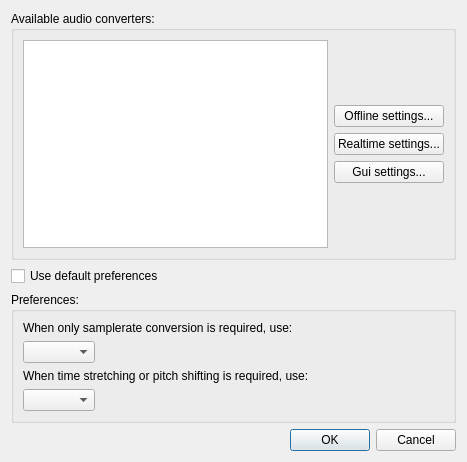
<?xml version="1.0" encoding="UTF-8"?>
<ui version="4.0">
 <class>AudioConverterSettingsBase</class>
 <widget class="QDialog" name="AudioConverterSettingsBase">
  <property name="geometry">
   <rect>
    <x>0</x>
    <y>0</y>
    <width>467</width>
    <height>462</height>
   </rect>
  </property>
  <property name="windowTitle">
   <string>Audio Converter Settings</string>
  </property>
  <layout class="QVBoxLayout" name="verticalLayout_2">
   <item>
    <widget class="QGroupBox" name="groupBox">
     <property name="title">
      <string>Available audio converters:</string>
     </property>
     <layout class="QVBoxLayout" name="verticalLayout_3">
      <item>
       <layout class="QHBoxLayout" name="horizontalLayout_5">
        <item>
         <widget class="QListWidget" name="converterList"/>
        </item>
        <item>
         <layout class="QVBoxLayout" name="verticalLayout">
          <item>
           <spacer name="verticalSpacer_2">
            <property name="orientation">
             <enum>Qt::Vertical</enum>
            </property>
            <property name="sizeHint" stdset="0">
             <size>
              <width>20</width>
              <height>40</height>
             </size>
            </property>
           </spacer>
          </item>
          <item>
           <layout class="QHBoxLayout" name="horizontalLayout_4">
            <item>
             <widget class="QPushButton" name="offlineSettingsButton">
              <property name="text">
               <string>Offline settings...</string>
              </property>
             </widget>
            </item>
           </layout>
          </item>
          <item>
           <layout class="QHBoxLayout" name="horizontalLayout_3">
            <item>
             <widget class="QPushButton" name="realtimeSettingsButton">
              <property name="text">
               <string>Realtime settings...</string>
              </property>
             </widget>
            </item>
           </layout>
          </item>
          <item>
           <layout class="QHBoxLayout" name="horizontalLayout_2">
            <item>
             <widget class="QPushButton" name="guiSettingsButton">
              <property name="text">
               <string>Gui settings...</string>
              </property>
             </widget>
            </item>
           </layout>
          </item>
          <item>
           <spacer name="verticalSpacer">
            <property name="orientation">
             <enum>Qt::Vertical</enum>
            </property>
            <property name="sizeHint" stdset="0">
             <size>
              <width>20</width>
              <height>40</height>
             </size>
            </property>
           </spacer>
          </item>
         </layout>
        </item>
       </layout>
      </item>
     </layout>
    </widget>
   </item>
   <item>
    <widget class="QCheckBox" name="useDefaultPreferences">
     <property name="text">
      <string>Use default preferences</string>
     </property>
    </widget>
   </item>
   <item>
    <widget class="QGroupBox" name="preferencesGroup">
     <property name="title">
      <string>Preferences:</string>
     </property>
     <layout class="QVBoxLayout" name="verticalLayout_4">
      <item>
       <widget class="QLabel" name="label">
        <property name="sizePolicy">
         <sizepolicy hsizetype="Preferred" vsizetype="Fixed">
          <horstretch>0</horstretch>
          <verstretch>0</verstretch>
         </sizepolicy>
        </property>
        <property name="text">
         <string>When only samplerate conversion is required, use:</string>
        </property>
        <property name="wordWrap">
         <bool>true</bool>
        </property>
       </widget>
      </item>
      <item>
       <layout class="QHBoxLayout" name="horizontalLayout_7">
        <item>
         <widget class="QComboBox" name="sampleratePreferenceComboBox"/>
        </item>
        <item>
         <spacer name="horizontalSpacer_5">
          <property name="orientation">
           <enum>Qt::Horizontal</enum>
          </property>
          <property name="sizeHint" stdset="0">
           <size>
            <width>40</width>
            <height>20</height>
           </size>
          </property>
         </spacer>
        </item>
       </layout>
      </item>
      <item>
       <widget class="QLabel" name="label_2">
        <property name="sizePolicy">
         <sizepolicy hsizetype="Preferred" vsizetype="Fixed">
          <horstretch>0</horstretch>
          <verstretch>0</verstretch>
         </sizepolicy>
        </property>
        <property name="text">
         <string>When time stretching or pitch shifting is required, use:</string>
        </property>
        <property name="wordWrap">
         <bool>true</bool>
        </property>
       </widget>
      </item>
      <item>
       <layout class="QHBoxLayout" name="horizontalLayout_6">
        <item>
         <widget class="QComboBox" name="shiftingPreferenceComboBox"/>
        </item>
        <item>
         <spacer name="horizontalSpacer_6">
          <property name="orientation">
           <enum>Qt::Horizontal</enum>
          </property>
          <property name="sizeHint" stdset="0">
           <size>
            <width>40</width>
            <height>20</height>
           </size>
          </property>
         </spacer>
        </item>
       </layout>
      </item>
     </layout>
    </widget>
   </item>
   <item>
    <layout class="QHBoxLayout" name="horizontalLayout">
     <item>
      <spacer name="horizontalSpacer">
       <property name="orientation">
        <enum>Qt::Horizontal</enum>
       </property>
       <property name="sizeHint" stdset="0">
        <size>
         <width>40</width>
         <height>20</height>
        </size>
       </property>
      </spacer>
     </item>
     <item>
      <widget class="QPushButton" name="OKButton">
       <property name="sizePolicy">
        <sizepolicy hsizetype="Minimum" vsizetype="Fixed">
         <horstretch>0</horstretch>
         <verstretch>0</verstretch>
        </sizepolicy>
       </property>
       <property name="text">
        <string>OK</string>
       </property>
       <property name="default">
        <bool>true</bool>
       </property>
      </widget>
     </item>
     <item>
      <widget class="QPushButton" name="cancelButton">
       <property name="text">
        <string>Cancel</string>
       </property>
      </widget>
     </item>
    </layout>
   </item>
  </layout>
 </widget>
 <resources/>
 <connections/>
</ui>
